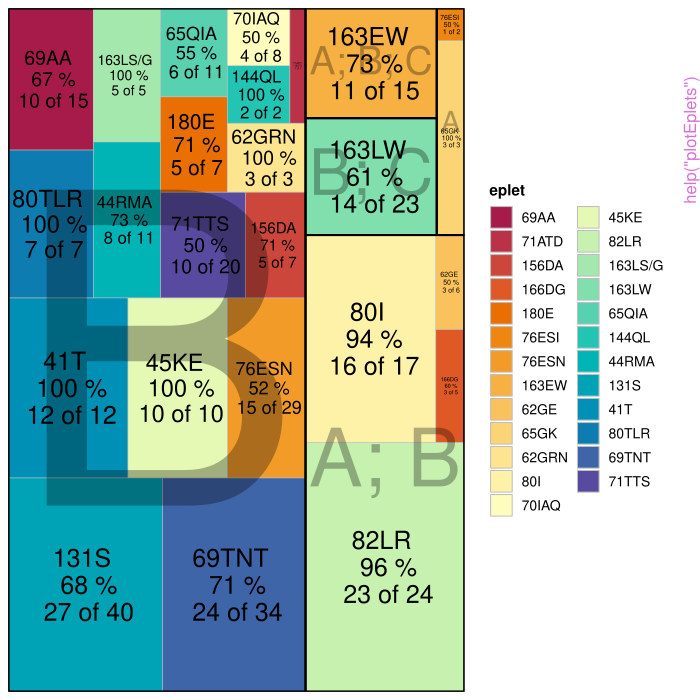

Recreate this plot in R.
pkgname <- "deepMatchR"
source(file.path(R.home("share"), "R", "examples-header.R"))
options(warn = 1)
library('deepMatchR')

base::assign(".oldSearch", base::search(), pos = 'CheckExEnv')
base::assign(".old_wd", base::getwd(), pos = 'CheckExEnv')
cleanEx()
nameEx("compareHlaSequences")
### * compareHlaSequences

flush(stderr()); flush(stdout())

### Name: compareHlaSequences
### Title: Compare two HLA protein sequences and identify polymorphisms
### Aliases: compareHlaSequences

### ** Examples

seq1 <- "YFAMYGEKVAHTHVDTLYVRYHY"
seq2 <- "YFDMYGEKVAHTHVDTLYVRYHY"
compareHlaSequences(seq1, seq2)



cleanEx()
nameEx("plotEplets")
### * plotEplets

flush(stderr()); flush(stdout())

### Name: plotEplets
### Title: Plot Eplet Results from SPI Assay
### Aliases: plotEplets

### ** Examples

# Using a data frame:
plotEplets(deepMatchR_example[[1]],
           cutoff = 2000,
           evidence_level = c("A1", "A2", "B"),
           percPos_filter = 0.4,
           plot_type = "treemap")



cleanEx()
nameEx("quantifyMismatch")
### * quantifyMismatch

flush(stderr()); flush(stdout())

### Name: quantifyMismatch
### Title: Quantify Amino Acid Mismatches Between Two Sequences
### Aliases: quantifyMismatch

### ** Examples

seq1 <- "YFAMYGEKVAHTHVDTLYVRYHY"
seq2 <- "YFDMYGEKVAHTHVDTLYVRFHY"
quantifyMismatch(seq1, seq2)
#> [1] 2




### * <FOOTER>
###
cleanEx()
options(digits = 7L)
base::cat("Time elapsed: ", proc.time() - base::get("ptime", pos = 'CheckExEnv'),"\n")
grDevices::dev.off()
###
### Local variables: ***
### mode: outline-minor ***
### outline-regexp: "\\(> \\)?### [*]+" ***
### End: ***
quit('no')
